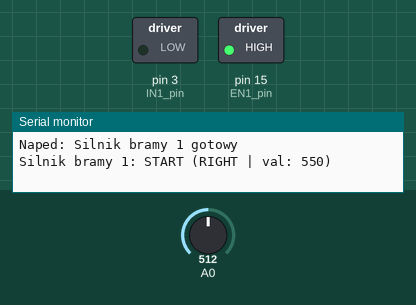
This sketch was run on a simulated Arduino Uno, built with avr-gcc and run on an emulated ATmega328P. Shown: switched loads named in the sketch (green lamp = pin HIGH), the last lines printed to the serial monitor. The inputs (shaded band) are chosen by the test bench; at power-on: A0 = 512. Pins used as bus, display or sensor lines are not drawn.

Above: at 1.8 s.
At 7.5 s:
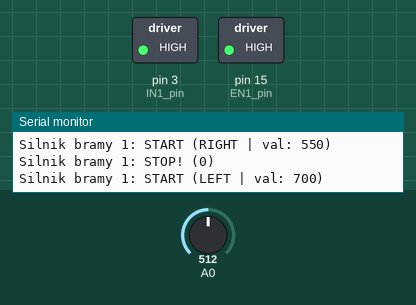
At 11.2 s:
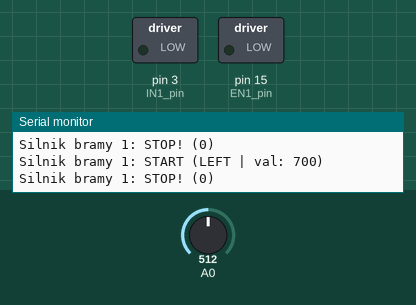
Timing chart, 0 to 17.2 s (numbered marks = the images above):
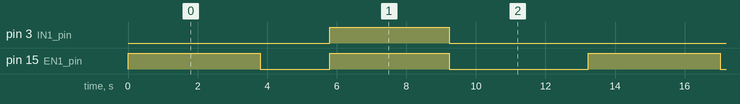

The sketch:

motorTools.ino
```cpp
/*------------------------------------
  Useful functions for Motor (LM293D)
  Jakub Kaniowski, Szymon Ciemała 2020
              17.11.2020
  ------------------------------------


*/

#define EN1_pin 15  // Motor DC enable (PWM)
#define IN1_pin 3   // Motor DC left
#define IN2_pin 1   // Motor DC right
#define LEFT 0
#define RIGHT 1

struct motor {            //  Short structure for DC Motor
  char name[20];          //    Name of motor
  int ctrlPin[3];         //    Array of control Pins (ENABLE1, INPUT1, INPUT2)
  int actualStatus;       //    Actual status of DC Motor- Working(value)/ Stopped(0).
};

/* ---------------------- Function prototypes -------------------------*/

  void setMotor(struct motor &);              //setMotor() - function for initialize PINs, name and status of DC Motor
  void goMotor(int, int, struct motor &);     //goMotor(value, mode, struct of motor) - function for steering motor. value -> speed, mode -> LEFT/RIGHT, struct is struct.
  void stopMotor(struct motor &);             //stopMotor(struct of motor) - function for stop DC Motor

/*---------------------------------------------------------------------*/

struct motor mDC1 = {"Silnik bramy 1", {EN1_pin, IN1_pin, IN2_pin}};

void setup() {
  // put your setup code here, to run once:
  Serial.begin(9600);
  setMotor(mDC1);

  pinMode(A0, INPUT);

}

void loop() {
  goMotor(550, RIGHT, mDC1);
  delay(3790);
  stopMotor(mDC1);
  delay(2000);
  goMotor(700, LEFT, mDC1);
  delay(3430);
  stopMotor(mDC1);
  digitalWrite(0,HIGH);
  delay(1000);
  digitalWrite(0,LOW);
  delay(1000);
  digitalWrite(0,HIGH);
  delay(1000);
  digitalWrite(0,LOW);
  delay(1000);
  Serial.println(analogRead(A0));
}

void setMotor(struct motor & motorDC){
  pinMode(motorDC.ctrlPin[0], OUTPUT);
  pinMode(motorDC.ctrlPin[1], OUTPUT);
  pinMode(motorDC.ctrlPin[2], OUTPUT);

  motorDC.actualStatus = 0;

  Serial.println("Naped: "+ (String)motorDC.name +" gotowy\n");
}

void goMotor(int value, int mode, struct motor & motorDC){

  if(mode == LEFT){
    digitalWrite(motorDC.ctrlPin[1], HIGH);
    digitalWrite(motorDC.ctrlPin[2], LOW);
    analogWrite(motorDC.ctrlPin[0], value);
    Serial.println(""+ (String)motorDC.name +": START (LEFT | val: "+(String)value+")");
  }
  else if(mode == RIGHT){
    digitalWrite(motorDC.ctrlPin[1], LOW);
    digitalWrite(motorDC.ctrlPin[2], HIGH);
    analogWrite(motorDC.ctrlPin[0], value);
    Serial.println(""+ (String)motorDC.name +": START (RIGHT | val: "+(String)value+")");
  }
  motorDC.actualStatus = value;
}

void stopMotor(struct motor & motorDC){
    digitalWrite(motorDC.ctrlPin[1], LOW);
    digitalWrite(motorDC.ctrlPin[2], LOW);
    analogWrite(motorDC.ctrlPin[0], 0);
    motorDC.actualStatus = 0;
    Serial.println(""+ (String)motorDC.name +": STOP! ("+(String)motorDC.actualStatus+")");
}
```

Measured:
- by itself, pin 3 (IN1_pin): alternates HIGH for 3.4 s and LOW for 9.8 s
- by itself, pin 15 (EN1_pin): repeats every 13.2 s: LOW 2.0 s, HIGH 3.4 s, LOW 4.0 s, HIGH 3.8 s
- by itself, everything shown: repeats every 13.2 s, in 4 steps
